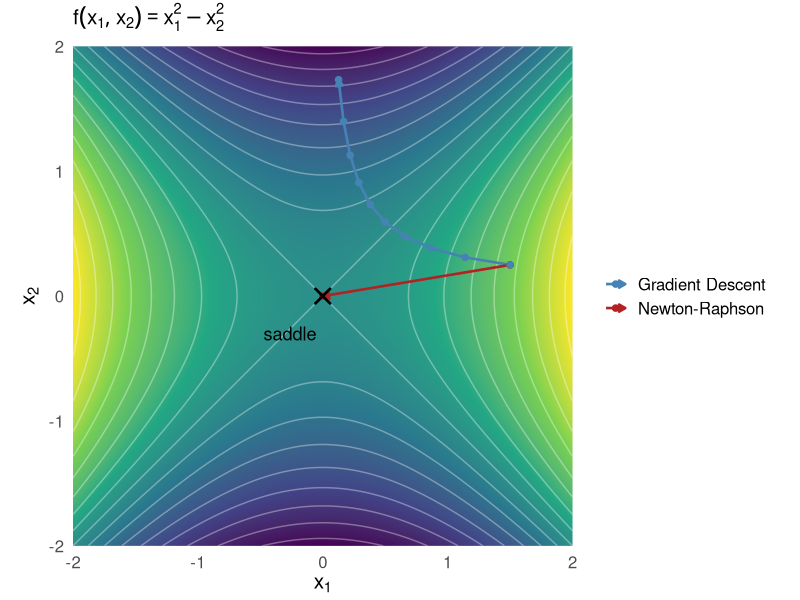
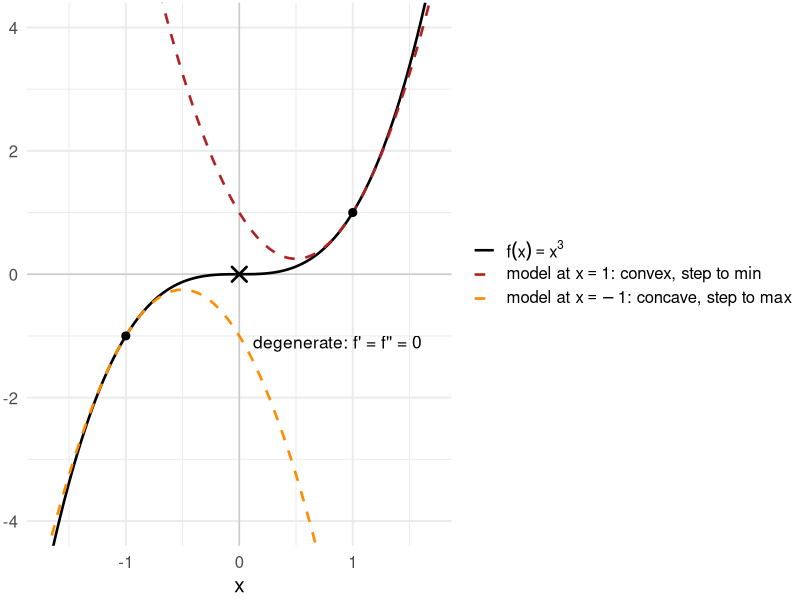

Reproduce these figures in R, in order.
# Used in: slides/05-second/03-nrlimit.tex
#
# Saddle-point problem of Newton-Raphson (Aggarwal Ch. 5.6.2).
#
# NR_saddle_2d.png: the 2d saddle f(x1, x2) = x1^2 - x2^2 with H = diag(2, -2).
#   Newton-Raphson solves grad f = 0 and therefore jumps onto the saddle at the
#   origin in a single step from any starting point (f is quadratic, so the
#   quadratic model is exact). Gradient descent is repelled along the negative
#   curvature direction x2 and escapes.
# NR_saddle_1d.png: the 1d inflection point of the cubic f(x) = x^3. The second-order
#   Taylor model is an upright bowl at x = 1 and an inverted bowl at x = -1, so
#   the Newton step points towards a minimum in one case and towards a maximum
#   in the other. At x = 0 both f' and f'' vanish and the update becomes 0/0.

library(ggplot2)

method_colors = c("Newton-Raphson" = "firebrick", "Gradient Descent" = "steelblue")

# ---------------------------------------------------------------------------
# 2d saddle
# ---------------------------------------------------------------------------

f_saddle = function(x1, x2) x1^2 - x2^2

grid = expand.grid(
  x1 = seq(-2, 2, length.out = 300),
  x2 = seq(-2, 2, length.out = 300)
)
grid$z = f_saddle(grid$x1, grid$x2)

x_start = c(1.5, 0.25)

# Gradient descent: x1 shrinks, x2 grows in absolute value -> escapes saddle
lr = 0.12
gd_path = matrix(NA_real_, nrow = 13L, ncol = 2L)
gd_path[1L, ] = x_start
for (t in seq_len(nrow(gd_path) - 1L)) {
  x = gd_path[t, ]
  gd_path[t + 1L, ] = x - lr * c(2 * x[1L], -2 * x[2L])
}
gd_path = as.data.frame(gd_path)
names(gd_path) = c("x1", "x2")
gd_path$method = "Gradient Descent"
gd_path = gd_path[abs(gd_path$x1) <= 2 & abs(gd_path$x2) <= 2, ]

# Newton-Raphson: d = -H^{-1} grad f = -(x1, x2) -> lands on the saddle
nr_path = data.frame(
  x1 = c(x_start[1L], 0),
  x2 = c(x_start[2L], 0),
  method = "Newton-Raphson"
)

paths = rbind(nr_path, gd_path)

saddle_plot = ggplot(grid, aes(x = x1, y = x2)) +
  geom_raster(aes(fill = z), interpolate = TRUE) +
  geom_contour(aes(z = z), colour = "white", alpha = 0.35, bins = 18) +
  geom_path(
    data = paths,
    aes(colour = method),
    linewidth = 0.9,
    arrow = arrow(length = unit(0.18, "cm"), type = "closed")
  ) +
  geom_point(data = paths, aes(colour = method), size = 1.9) +
  annotate("point", x = 0, y = 0, shape = 4, size = 4, stroke = 1.4, colour = "black") +
  annotate("text", x = -0.05, y = -0.3, label = "saddle", hjust = 1, size = 4.6) +
  scale_fill_viridis_c(option = "viridis", guide = "none") +
  scale_colour_manual(values = method_colors, name = NULL) +
  coord_fixed(xlim = c(-2, 2), ylim = c(-2, 2), expand = FALSE) +
  labs(
    subtitle = expression(f(x[1], x[2]) == x[1]^2 - x[2]^2),
    x = expression(x[1]),
    y = expression(x[2])
  ) +
  theme_minimal(base_size = 15) +
  theme(legend.position = "right", plot.margin = margin(2, 2, 2, 2))

ggsave(
  filename = "../figure/NR_saddle_2d.png",
  plot = saddle_plot,
  width = 7.4,
  height = 4.2,
  dpi = 300
)

# ---------------------------------------------------------------------------
# 1d inflection point of f(x) = x^3
# ---------------------------------------------------------------------------

f_cubic = function(x) x^3
# 2nd order Taylor models at x = 1 (upright bowl) and x = -1 (inverted bowl)
model_at_pos = function(x) 3 * x^2 - 3 * x + 1
model_at_neg = function(x) -3 * x^2 - 3 * x - 1

xs = seq(-1.7, 1.7, length.out = 400)
curve_levels = c("f", "model_pos", "model_neg")
# plotmath labels so the legend shows x^3 and x = -1 rather than literal "x^3"
curve_labels = expression(
  f(x) == x^3,
  paste("model at ", x == 1, ": convex, step to min"),
  paste("model at ", x == -1, ": concave, step to max")
)

curves = rbind(
  data.frame(x = xs, y = f_cubic(xs), which = "f"),
  data.frame(x = xs, y = model_at_pos(xs), which = "model_pos"),
  data.frame(x = xs, y = model_at_neg(xs), which = "model_neg")
)
curves$which = factor(curves$which, levels = curve_levels)

expansion_points = data.frame(x = c(1, -1), y = f_cubic(c(1, -1)))

taylor_plot = ggplot(curves, aes(x = x, y = y, colour = which, linetype = which)) +
  geom_hline(yintercept = 0, colour = "grey80") +
  geom_vline(xintercept = 0, colour = "grey80") +
  geom_line(linewidth = 0.9) +
  geom_point(data = expansion_points, aes(x = x, y = y), inherit.aes = FALSE, size = 2.4) +
  annotate("point", x = 0, y = 0, shape = 4, size = 4, stroke = 1.4, colour = "black") +
  annotate("text", x = 0.12, y = -1.1, label = "degenerate: f' = f'' = 0", hjust = 0, size = 4.4) +
  scale_colour_manual(
    values = c(f = "black", model_pos = "firebrick", model_neg = "darkorange"),
    labels = curve_labels,
    name = NULL
  ) +
  scale_linetype_manual(
    values = c(f = "solid", model_pos = "dashed", model_neg = "dashed"),
    labels = curve_labels,
    name = NULL
  ) +
  coord_cartesian(ylim = c(-4, 4)) +
  labs(x = "x", y = NULL) +
  theme_minimal(base_size = 15) +
  theme(
    legend.position = "right",
    legend.text = element_text(size = 12),
    legend.margin = margin(0, 0, 0, 0),
    plot.margin = margin(2, 6, 2, 2)
  )

ggsave(
  filename = "../figure/NR_saddle_1d.png",
  plot = taylor_plot,
  width = 7.4,
  height = 4.2,
  dpi = 300
)
